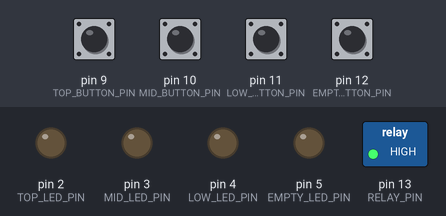
Recording of a sketch running on a simulated Arduino Uno, built with avr-gcc and run on an emulated ATmega328P. On the bench: switched loads named in the sketch (green lamp = pin HIGH), output pins drawn as LEDs (lit = HIGH). The inputs (shaded band) are chosen by the test bench; at power-on: pin 9 (TOP_BUTTON_PIN), pin 10 (MID_BUTTON_PIN), pin 11 (LOW_BUTTON_PIN), pin 12 (EMPTY_BUTTON_PIN) HIGH.

Above: at 1.2 s.
1.3 s: pin 9 (TOP_BUTTON_PIN) pulled LOW for 0.15 s
At 1.7 s:
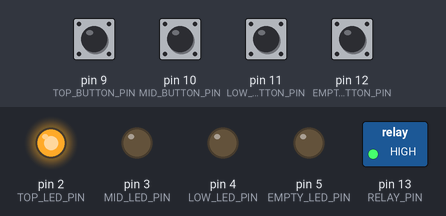
2.9 s: pin 10 (MID_BUTTON_PIN) pulled LOW for 0.15 s
At 4.1 s:
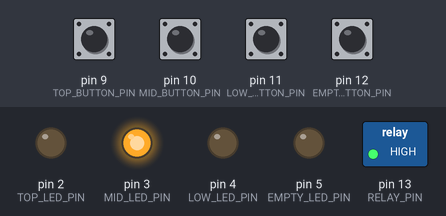
4.5 s: pin 11 (LOW_BUTTON_PIN) pulled LOW for 0.15 s
At 5.4 s:
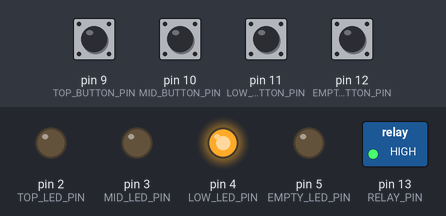
6.1 s: pin 12 (EMPTY_BUTTON_PIN) pulled LOW for 0.15 s
At 6.6 s:
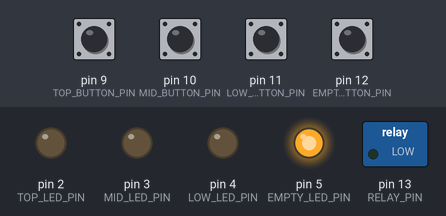
7.7 s: pin 9 (TOP_BUTTON_PIN) pulled LOW for 1 s
At 9.0 s:
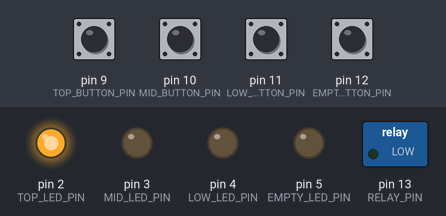
10.2 s: pin 10 (MID_BUTTON_PIN) pulled LOW for 1 s
At 10.9 s:
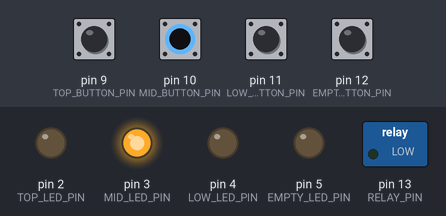
Timing chart, 0 to 13.2 s (numbered marks = the images above; inputs shaded):
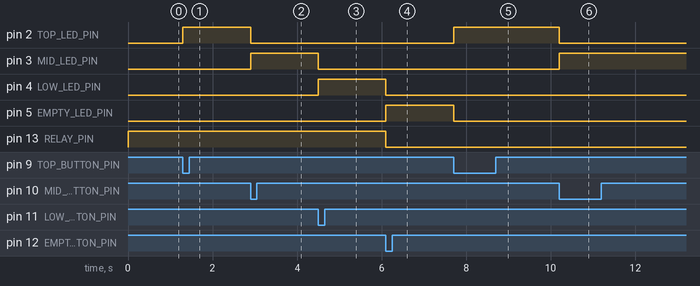

Measured:
- after the input at 1.3 s, pin 2 (TOP_LED_PIN): LOW → HIGH at once
- after the input at 2.9 s, pin 2 (TOP_LED_PIN): HIGH → LOW at once; pin 3 (MID_LED_PIN): LOW → HIGH at once
- after the input at 4.5 s, pin 3 (MID_LED_PIN): HIGH → LOW at once; pin 4 (LOW_LED_PIN): LOW → HIGH at once
- after the input at 6.1 s, pin 4 (LOW_LED_PIN), pin 13 (RELAY_PIN): HIGH → LOW at once; pin 5 (EMPTY_LED_PIN): LOW → HIGH at once
- after the input at 7.7 s, pin 2 (TOP_LED_PIN): LOW → HIGH at once; pin 5 (EMPTY_LED_PIN): HIGH → LOW at once
- after the input at 10.2 s, pin 2 (TOP_LED_PIN): HIGH → LOW at once; pin 3 (MID_LED_PIN): LOW → HIGH at once

The sketch:

well_test.ino
```cpp
// press the buttons.
// each button represents a magnet reed switch.
// if the float / magnet goes from orange to red the motor(relay) stops.
// if it goes back to orange it starts again :)
//green = full
//yellow = mellem
//orange = critical
//red = empty


// Define pins for LEDs
#define TOP_LED_PIN 2    // Green LED for Top (Full)
#define MID_LED_PIN 3    // Yellow LED for Mid
#define LOW_LED_PIN 4    // Orange LED for Low
#define EMPTY_LED_PIN 5  // Red LED for Empty

// Define pins for buttons (simulating reed switches)
#define TOP_BUTTON_PIN 9   // Button for Top (Full)
#define MID_BUTTON_PIN 10  // Button for Mid
#define LOW_BUTTON_PIN 11  // Button for Low
#define EMPTY_BUTTON_PIN 12 // Button for Empty

// Define pin for Relay
#define RELAY_PIN 13 // Pin to control the relay (pump)

// Variable to track pump state (latched)
bool pumpOn = true;  // Initially, pump is ON

void setup() {
  // Set LED pins as output
  pinMode(TOP_LED_PIN, OUTPUT);
  pinMode(MID_LED_PIN, OUTPUT);
  pinMode(LOW_LED_PIN, OUTPUT);
  pinMode(EMPTY_LED_PIN, OUTPUT);

  // Set Relay pin as output
  pinMode(RELAY_PIN, OUTPUT);
  digitalWrite(RELAY_PIN, HIGH); // Turn the pump ON initially

  // Set button pins as input with internal pull-up resistors
  pinMode(TOP_BUTTON_PIN, INPUT_PULLUP);
  pinMode(MID_BUTTON_PIN, INPUT_PULLUP);
  pinMode(LOW_BUTTON_PIN, INPUT_PULLUP);
  pinMode(EMPTY_BUTTON_PIN, INPUT_PULLUP);
}

void loop() {
  // Check button states and control corresponding LEDs and relay
  if (digitalRead(EMPTY_BUTTON_PIN) == LOW) {
    // Turn on only the Red LED (Empty) and turn off all others
    digitalWrite(EMPTY_LED_PIN, HIGH);
    digitalWrite(LOW_LED_PIN, LOW);
    digitalWrite(MID_LED_PIN, LOW);
    digitalWrite(TOP_LED_PIN, LOW);

    // Turn the pump OFF
    pumpOn = false;
    digitalWrite(RELAY_PIN, LOW); // Turn OFF pump
  }
  else if (digitalRead(LOW_BUTTON_PIN) == LOW) {
    // Turn on only the Orange LED (Low) and turn off all others
    digitalWrite(LOW_LED_PIN, HIGH);
    digitalWrite(EMPTY_LED_PIN, LOW);
    digitalWrite(MID_LED_PIN, LOW);
    digitalWrite(TOP_LED_PIN, LOW);

    // Turn the pump ON
    pumpOn = true;
    digitalWrite(RELAY_PIN, HIGH); // Turn ON pump
  }
  else if (digitalRead(MID_BUTTON_PIN) == LOW) {
    // Turn on only the Yellow LED (Mid) and turn off all others
    digitalWrite(MID_LED_PIN, HIGH);
    digitalWrite(EMPTY_LED_PIN, LOW);
    digitalWrite(LOW_LED_PIN, LOW);
    digitalWrite(TOP_LED_PIN, LOW);
  }
  else if (digitalRead(TOP_BUTTON_PIN) == LOW) {
    // Turn on only the Green LED (Top) and turn off all others
    digitalWrite(TOP_LED_PIN, HIGH);
    digitalWrite(EMPTY_LED_PIN, LOW);
    digitalWrite(LOW_LED_PIN, LOW);
    digitalWrite(MID_LED_PIN, LOW);
  }
}
```
